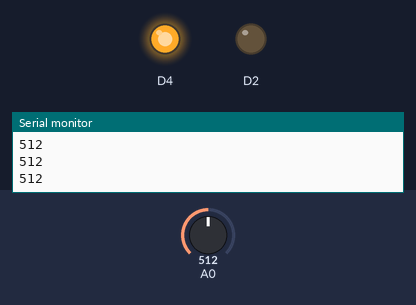
This sketch was run on a simulated ESP8266 (NodeMCU). On the bench: output pins drawn as LEDs (lit = HIGH), the last lines printed to the serial monitor. The inputs (shaded band) are chosen by the test bench; at power-on: A0 = 512.

Above: at 1.2 s.
1.3 s: A0 set to 122
At 2.5 s:
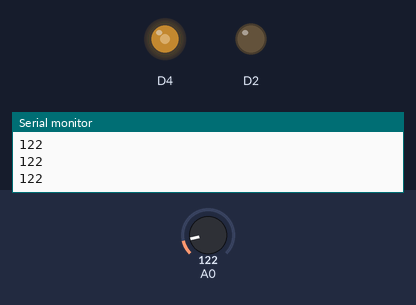
2.8 s: A0 set to 0
At 3.9 s:
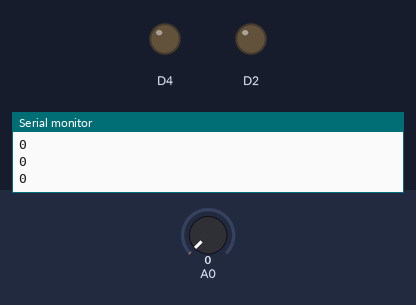
4.3 s: A0 set to 306
At 5.3 s:
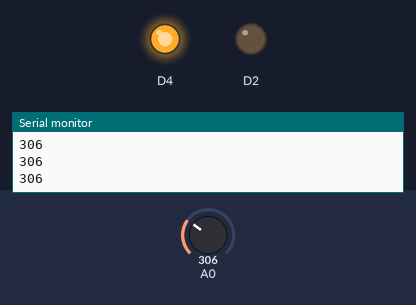
Timing chart, 0 to 7.3 s (numbered marks = the images above; inputs shaded):
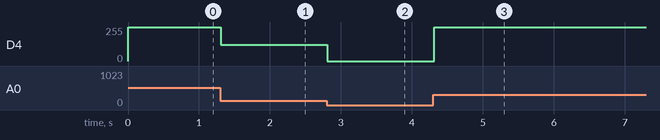

The sketch:

PotiTest.ino
```cpp
/*
 * !!
 * Arduino 33 BLE kennt den Map befehl nicht
 * beim ausführen == crash
 * solve= 2* rewset hinterinander und formel verwenden
 * !!
 *
 */


int PotiValue = 0;


void setup() {

  pinMode(D2, OUTPUT);
  pinMode(A0, INPUT);
  Serial.begin(9600);
}

void loop() {

  PotiValue = analogRead(A0);
  analogWrite(2, PotiValue);
  Serial.println(PotiValue);
  delay(50);
}
```

Measured:
- after the input at 1.3 s, D4: 255/255 → 122/255 at once
- after the input at 2.8 s, D4: 122/255 → 0/255 at once
- after the input at 4.3 s, D4: 0/255 → 255/255 at once
